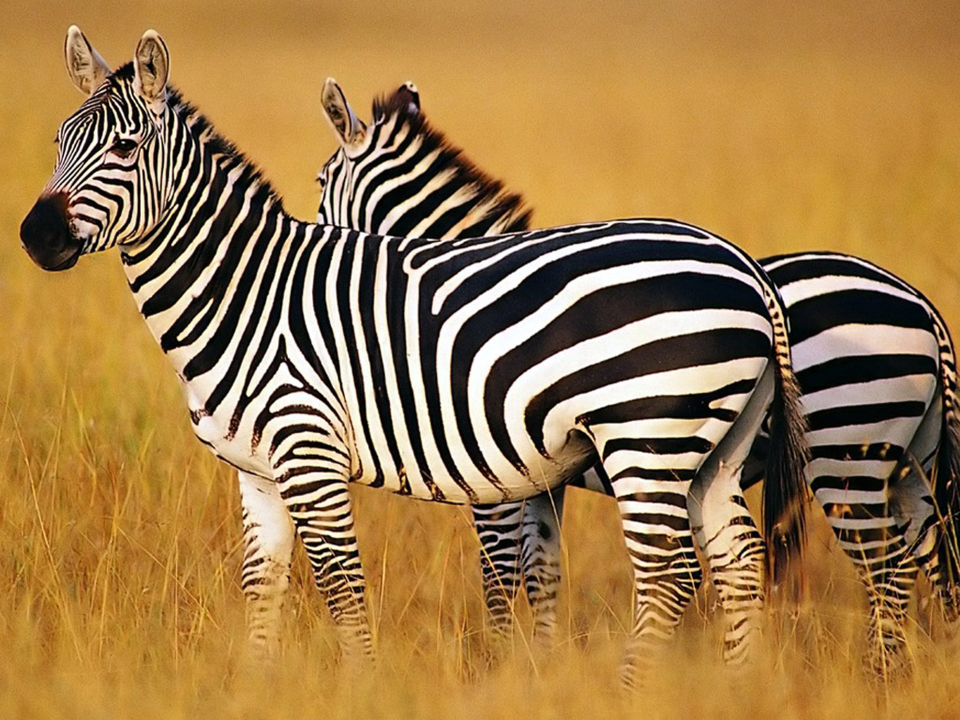
#> input picture VISIÓN POR COMPUTADOR/PRÁCTICAS/Materiales de Apoyo (Python + consejos sobre cómo elaborar un informe académico-científico)-20250922/images/zebra.jpg, 1920 x 1440 px, found by its file name (shown at 1/2 size)
$ jupyter execute FourierApoyo.ipynb
#> lines starting #> are read from the running program, lines starting #| are printed output that depends on the picture
Este Notebook pretende servir de apoyo tanto a lo visto en clase:
- https://pradogrado2526.ugr.es/pluginfile.php/243157/mod_folder/content/0/2.3.Pyramids.pdf
- https://pradogrado2526.ugr.es/pluginfile.php/243157/mod_folder/content/0/2.3.FourierAnalysis_in_Images.pptx
- https://pradogrado2526.ugr.es/pluginfile.php/243157/mod_folder/content/0/2_dudas.pdf

Como a lo visto en algunos de los principales materiales empleados como referencia para este bloque:

- https://www.cs.unm.edu/~brayer/vision/fourier.html

- https://web.archive.org/web/20130513181427id_/http://sharp.bu.edu/~slehar/fourier/fourier.html

- https://www.youtube.com/watch?v=tEzgtbnbXgQ ("Fourier Transform | Image Processing II" de Shree Nayar)

Resulta fundamental remarcar que la visualización de la imagen de Fourier es un elemento clave. Es decir, el mismo resultado de la Transformada de Fourier (TF) visualizado de un modo u otro, empleando un mapa de color u otro diferente, puede variar enormemente. De modo que, si el resultado de una TF no se corresponde exactamente con lo que esperáis ver, no dudéis en darle una vuelta a la visualización.

[cell 1]
import numpy as np
import matplotlib.pyplot as plt
import imageio.v3 as iio
import cv2

def fft_mag(img):
    """Módulo de la TF 2D, centrada y en log para visualización."""
    F = np.fft.fft2(img)
    F = np.fft.fftshift(F)
    mag = np.log1p(np.abs(F))
    return mag

def norm01(a):
    """Normalizamos en el intervalo [0,1]."""
    a = a.astype(np.float64)
    mn, mx = a.min(), a.max()
    return (a - mn) / (mx - mn + 1e-12)

def sinusoid(H, W, fx, fy, phase=0.0):
    """Sinusoide con las frecuencias y fase que nos interesen."""
    y, x = np.meshgrid(np.arange(H), np.arange(W), indexing="ij")
    arg = 2*np.pi*(fx*x/W + fy*y/H) + phase
    s = np.cos(arg)
    return norm01(s)

def gaussian2d(H, W, sigma, x0=None, y0=None):
    """Gaussiana isotrópica 2D."""
    if x0 is None: x0 = (W-1)/2
    if y0 is None: y0 = (H-1)/2
    y, x = np.meshgrid(np.arange(H), np.arange(W), indexing="ij")
    G = np.exp(-((x-x0)**2 + (y-y0)**2)/(2*sigma**2))
    # G /= G.sum()
    # Quitamos esta normalización solamente por motivos de visualización. Al fijar "vmin=0, vmax=1" más abajo estoy
    # forzando un rango mucho mayor que los valores reales de este kernel normalizado por suma = 1. Como consecuencia, los valores de la imagen original, en el dominio del espacio, se ven muy oscuros en el plot.
    return G

def box_filter(H, W, k):
    """Box filter 2D."""
    B = np.zeros((H, W), np.float64)
    cy, cx = H//2, W//2
    r = k//2
    B[cy-r:cy+r+1, cx-r:cx+r+1] = 1.0
    # B /= B.sum()
    # Quitamos esta normalización solamente por motivos de visualización. Al fijar "vmin=0, vmax=1" más abajo estoy
    # forzando un rango mucho mayor que los valores reales de este kernel normalizado por suma = 1. Como consecuencia, los valores de la imagen original, en el dominio del espacio, se ven muy oscuros en el plot.
    return B

def vertical_step(H, W):
    """Escalón vertical."""
    img = np.zeros((H, W), np.float64)
    img[:, :W//2] = 1.0
    return img

def dirac2d(H, W):
    """
    Impulso unitario 2D (delta discreta).
    """
    # Cuidado con este caso: la delta produce una magnitud uniforme en todo el espectro (https://links.uwaterloo.ca/amath353docs/set11.pdf)
    # Abajo vemos su TF todo negro, pero si hiciésemos plt.imshow(mag, cmap="gray", vmin=0, vmax=1) veríamos todo gris, dado que mag = log1p(1) = log(2) ≈ 0.693
    # De nuevo, debemos ser cuidadosos con la visualización
    img = np.zeros((H, W), np.float64)
    y = H//2
    x = W//2
    img[y, x] = 1.0
    return img

def vertical_step_derivative(H, W):
    """
    Derivada discreta del escalón vertical ≈ delta en x: una línea vertical de 1 px en la columna del borde.
    """
    img = np.zeros((H, W), np.float64)
    img[:, W//2] = 1.0  # impulso vertical
    return img

def fetch_and_prepare(url, H=256, W=256):
    """Función para descargar imágenes y probar con ellas."""
    img = iio.imread(url)
    if img.ndim == 3:
        img = cv2.cvtColor(img, cv2.COLOR_RGB2GRAY)
    img = img.astype(np.float32)
    img = cv2.resize(img, (W, H), interpolation=cv2.INTER_AREA)
    return norm01(img)

# ---------- generamos los casos que nos interesan----------
H = W = 256

cases = []

# Sinusoides
cases.append(("Seno: fx=4, fy=0 (vertical)", sinusoid(H,W, fx=4, fy=0)))
cases.append(("Seno: fx=0, fy=8 (horizontal)", sinusoid(H,W, fx=0, fy=8)))
cases.append(("Seno: fx=8, fy=8 (45°)", sinusoid(H,W, fx=8, fy=8)))
cases.append(("Seno: fx=12, fy=3 (~14°)", sinusoid(H,W, fx=12, fy=3)))

# Box filter
cases.append((f"Box filter {31}x{31}", box_filter(H,W, k=31)))

# Gaussianas con dos sigmas
cases.append(("Gauss σ=4 (sum=1)", gaussian2d(H,W, sigma=4)))
cases.append(("Gauss σ=16 (sum=1)", gaussian2d(H,W, sigma=16)))

# Escalón vertical
cases.append(("Escalón vertical", vertical_step(H,W)))

# Línea vertical
cases.append(("Línea vertical", vertical_step_derivative(H,W)))

# Imagen constante negra
cases.append(("Constante negra", np.zeros((H, W), np.float64)))

# Imagen constante blanca
cases.append(("Constante blanca", np.ones((H, W), np.float64)))

# Dirac 2D
cases.append(("Delta de Dirac 2D", dirac2d(H, W)))

# Imagen web con componentes principalmente verticales
# (fachada con muchas líneas verticales y diagonales)
url_vert = "https://freerangestock.com/sample/185291/sleek-vertical-lines-of-a-modern-high-rise-building-facade..jpg"

# Imagen web con componentes principalmente horizontales
# (paisaje con horizonte)
url_horiz = "https://encrypted-tbn0.gstatic.com/images?q=tbn:ANd9GcRpdMyaVWeF7oI3pRqsCDCLVuKmklou0GcgQw&s"

cases.append(("Imagen real con, principalmente, componentes verticales y diagonales", fetch_and_prepare(url_vert, H, W)))
#> (the call stopped at in fetch_and_prepare, `img = iio.imread(url)`: the network is not available in this run)

cases.append(("Imagen real con, principalmente, componentes horizontales", fetch_and_prepare(url_horiz, H, W)))
#> (the call stopped at in fetch_and_prepare, `img = iio.imread(url)`: the network is not available in this run)


# ---------- visualización ----------
rows = len(cases)
plt.figure(figsize=(20, 5*rows))
for i, (title, img) in enumerate(cases, 1):
    mag = fft_mag(img)

    plt.subplot(rows, 2, 2*i-1)
    plt.imshow(img, cmap="gray", vmin=0, vmax=1) # Añado "vmin=0, vmax=1" porque, imshow autoescala cada imagen con vmin=min(img) y vmax=max(img), y en el caso de la imagen completamente blanca muestra una imagen en negro (lo que lleva a confusiones)
                                                 # Si la imagen es constante blanca (todo 1), entonces min=max=1 → el rango es 0, así que Matplotlib la pinta negra (equivale a todo 0 tras la normalización).
    plt.title(title); plt.axis("off")

    plt.subplot(rows, 2, 2*i)
    plt.imshow(mag, cmap="gray")
    plt.title("TF (magnitud)"); plt.axis("off")

plt.tight_layout()
plt.show()
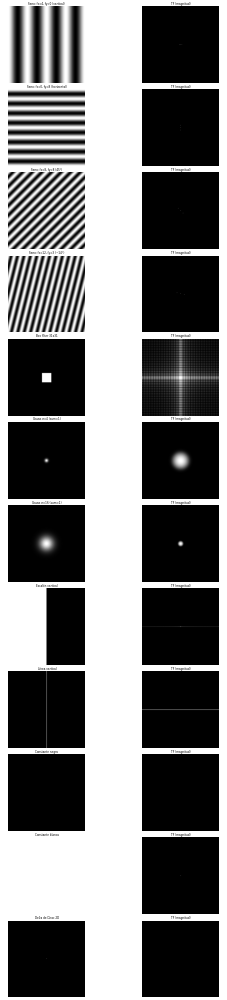
#> figure drawn by matplotlib, 24 panels

A continuación, vamos a hacer un ejercicio práctico en donde, a partir de la TF de una imagen, podemos reconstruirla sin pérdida empleando la TF inversa.

[cell 2]
from google.colab import drive
drive.mount('/content/drive', force_remount=True)

import matplotlib.pyplot as plt
import numpy as np
import cv2
import os,sys

[cell 3]
get_image = lambda route: os.path.join('/content/drive/My Drive/images', route)

image=cv2.imread(get_image('zebra.jpg'),0)/255
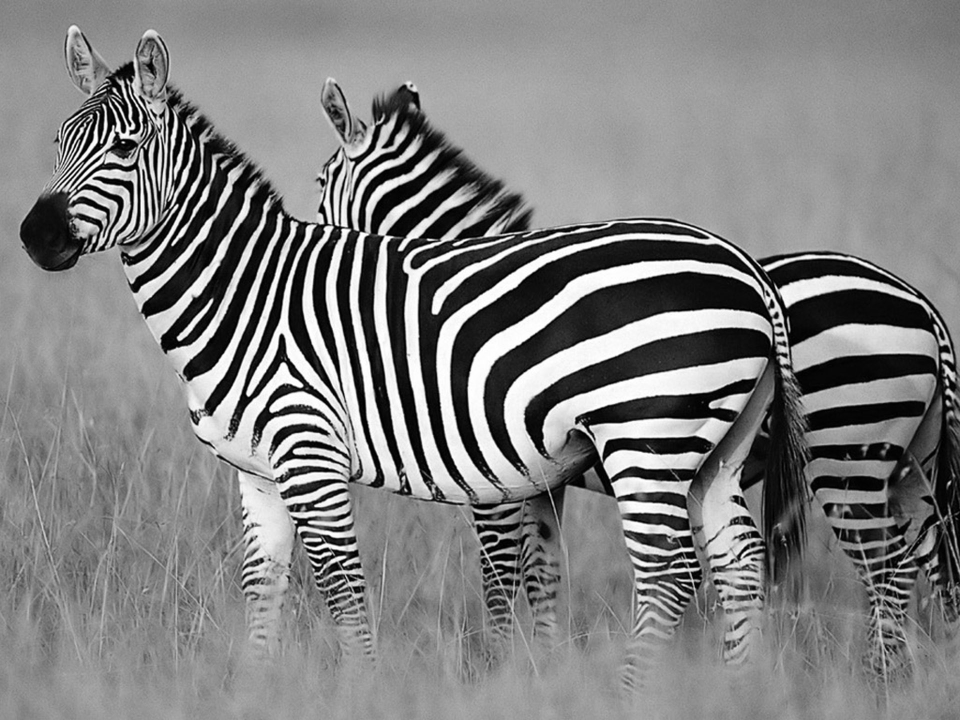
#> image: shape (1440, 1920) float64 (shown at 1/2 size); min 0, max 1, mean 0.504

[cell 4]
from skimage.metrics import mean_squared_error as mse

img = image.copy()

# Mostramos la imagen original
plt.figure(figsize=(6,6))
plt.imshow(img, cmap='gray')
plt.title("Imagen Original")
plt.axis('off')
plt.show()

# Aplicamos TF a la imagen
img_fft = np.fft.fft2(img)
img_fft_shifted = np.fft.fftshift(img_fft)

# Mostramos la magnitud de la TF
magnitude_spectrum = np.log(np.abs(img_fft_shifted) + 1)
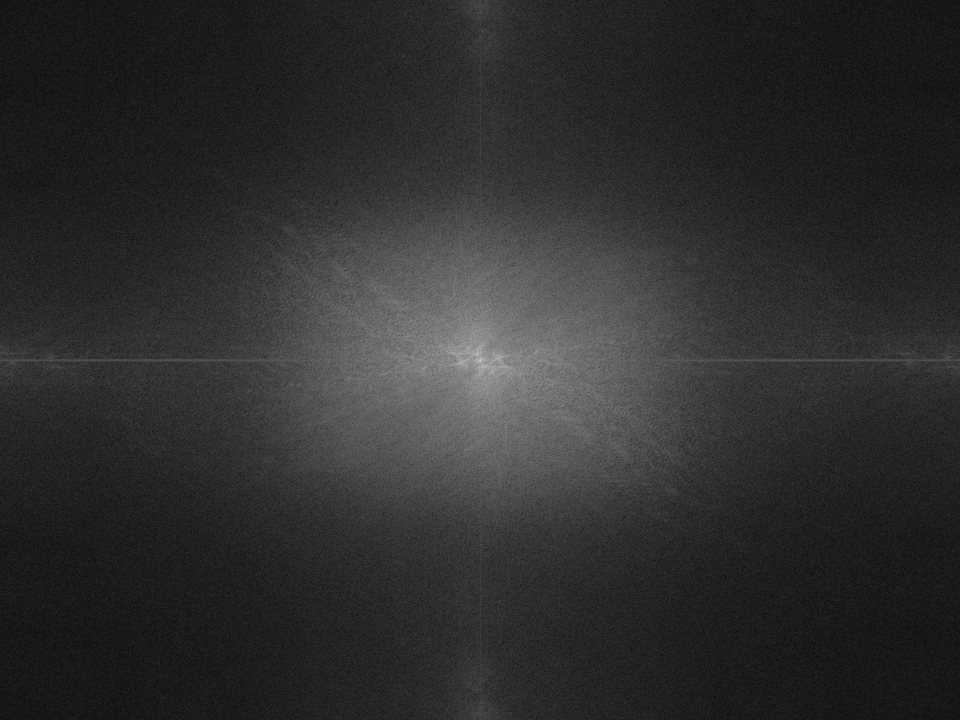
#> magnitude_spectrum: shape (1440, 1920) float64 (shown at 1/2 size); min 0.00176, max 14.15, mean 2.57; drawn with min black and max white
plt.figure(figsize=(6,6))
plt.imshow(magnitude_spectrum, cmap='gray')
plt.title("Transformada de Fourier (Magnitud)")
plt.axis('off')
plt.show()

# Aplicamos IFT
img_ifft_shifted = np.fft.ifftshift(img_fft_shifted)
img_reconstructed = np.fft.ifft2(img_ifft_shifted)
img_reconstructed = np.abs(img_reconstructed)

# Mostramos la imagen reconstruida
plt.figure(figsize=(6,6))
plt.imshow(img_reconstructed, cmap='gray')
plt.title("Imagen Reconstruida (tras Inverse Fourier Transform)")
plt.axis('off')
plt.show()

# Calculamos MSE
error = mse(np.round(img), np.round(img_reconstructed))
#> error = 0
print(f"MSE entre original y reconstruida: {error}")
#| MSE entre original y reconstruida: 0.0

$ run again, with VISIÓN POR COMPUTADOR/PRÁCTICAS/Materiales de Apoyo (Python + consejos sobre cómo elaborar un informe académico-científico)-20250922/images/IMG_20211030_110410_S.jpg copied over VISIÓN POR COMPUTADOR/PRÁCTICAS/Materiales de Apoyo (Python + consejos sobre cómo elaborar un informe académico-científico)-20250922/images/zebra.jpg
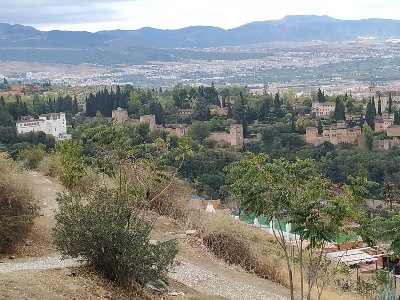
#> input picture VISIÓN POR COMPUTADOR/PRÁCTICAS/Materiales de Apoyo (Python + consejos sobre cómo elaborar un informe académico-científico)-20250922/images/IMG_20211030_110410_S.jpg, 400 x 300 px, found by its file name
#> `image=cv2.imread(get_image('zebra.jpg'),0)/255`:
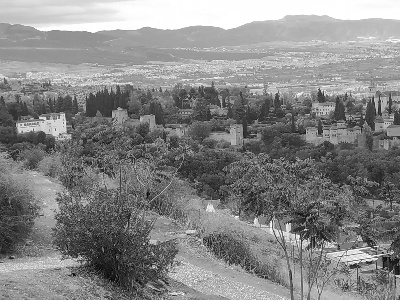
#> image: shape (300, 400) float64; min 0.00392, max 1, mean 0.523
#> `magnitude_spectrum = np.log(np.abs(img_fft_shifted) + 1)`:
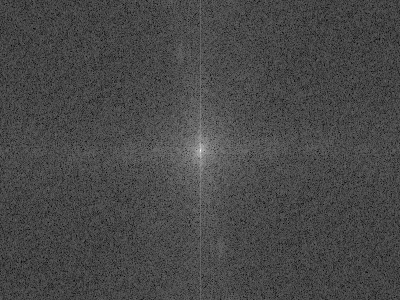
#> magnitude_spectrum: shape (300, 400) float64; min 0.0213, max 11.05, mean 3.16; drawn with min black and max white
#> error = 0
#| MSE entre original y reconstruida: 0.0

$ run again, with VISIÓN POR COMPUTADOR/PRÁCTICAS/Materiales de Apoyo (Python + consejos sobre cómo elaborar un informe académico-científico)-20250922/images/IMG_20211030_110413_S.jpg copied over VISIÓN POR COMPUTADOR/PRÁCTICAS/Materiales de Apoyo (Python + consejos sobre cómo elaborar un informe académico-científico)-20250922/images/zebra.jpg
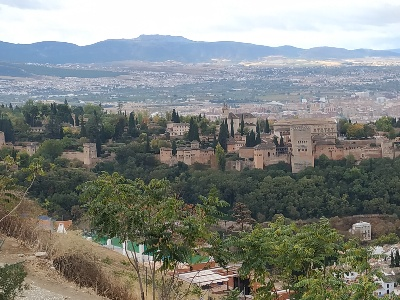
#> input picture VISIÓN POR COMPUTADOR/PRÁCTICAS/Materiales de Apoyo (Python + consejos sobre cómo elaborar un informe académico-científico)-20250922/images/IMG_20211030_110413_S.jpg, 400 x 300 px, found by its file name
#> `image=cv2.imread(get_image('zebra.jpg'),0)/255`:
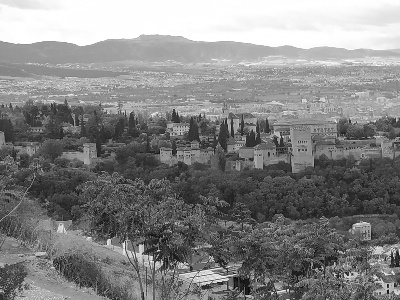
#> image: shape (300, 400) float64; min 0.00392, max 1, mean 0.517
#> `magnitude_spectrum = np.log(np.abs(img_fft_shifted) + 1)`:
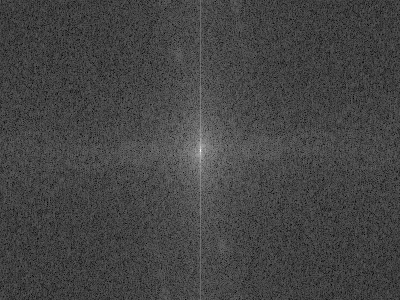
#> magnitude_spectrum: shape (300, 400) float64; min 0.0595, max 11.04, mean 3.03; drawn with min black and max white
#> error = 0
#| MSE entre original y reconstruida: 0.0

$ run again, with VISIÓN POR COMPUTADOR/PRÁCTICAS/Materiales de Apoyo (Python + consejos sobre cómo elaborar un informe académico-científico)-20250922/images/IMG_20211030_110415_S.jpg copied over VISIÓN POR COMPUTADOR/PRÁCTICAS/Materiales de Apoyo (Python + consejos sobre cómo elaborar un informe académico-científico)-20250922/images/zebra.jpg
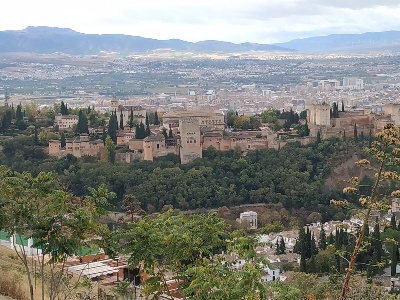
#> input picture VISIÓN POR COMPUTADOR/PRÁCTICAS/Materiales de Apoyo (Python + consejos sobre cómo elaborar un informe académico-científico)-20250922/images/IMG_20211030_110415_S.jpg, 400 x 300 px, found by its file name
#> `image=cv2.imread(get_image('zebra.jpg'),0)/255`:
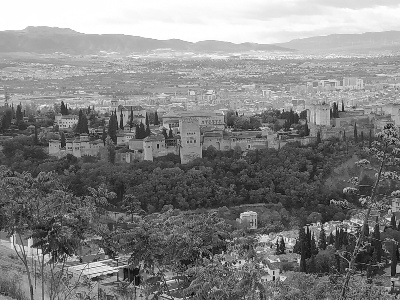
#> image: shape (300, 400) float64; min 0.0118, max 1, mean 0.509
#> `magnitude_spectrum = np.log(np.abs(img_fft_shifted) + 1)`:
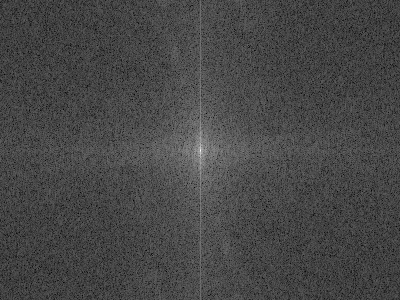
#> magnitude_spectrum: shape (300, 400) float64; min 0.0396, max 11.02, mean 3.12; drawn with min black and max white
#> error = 0
#| MSE entre original y reconstruida: 0.0
